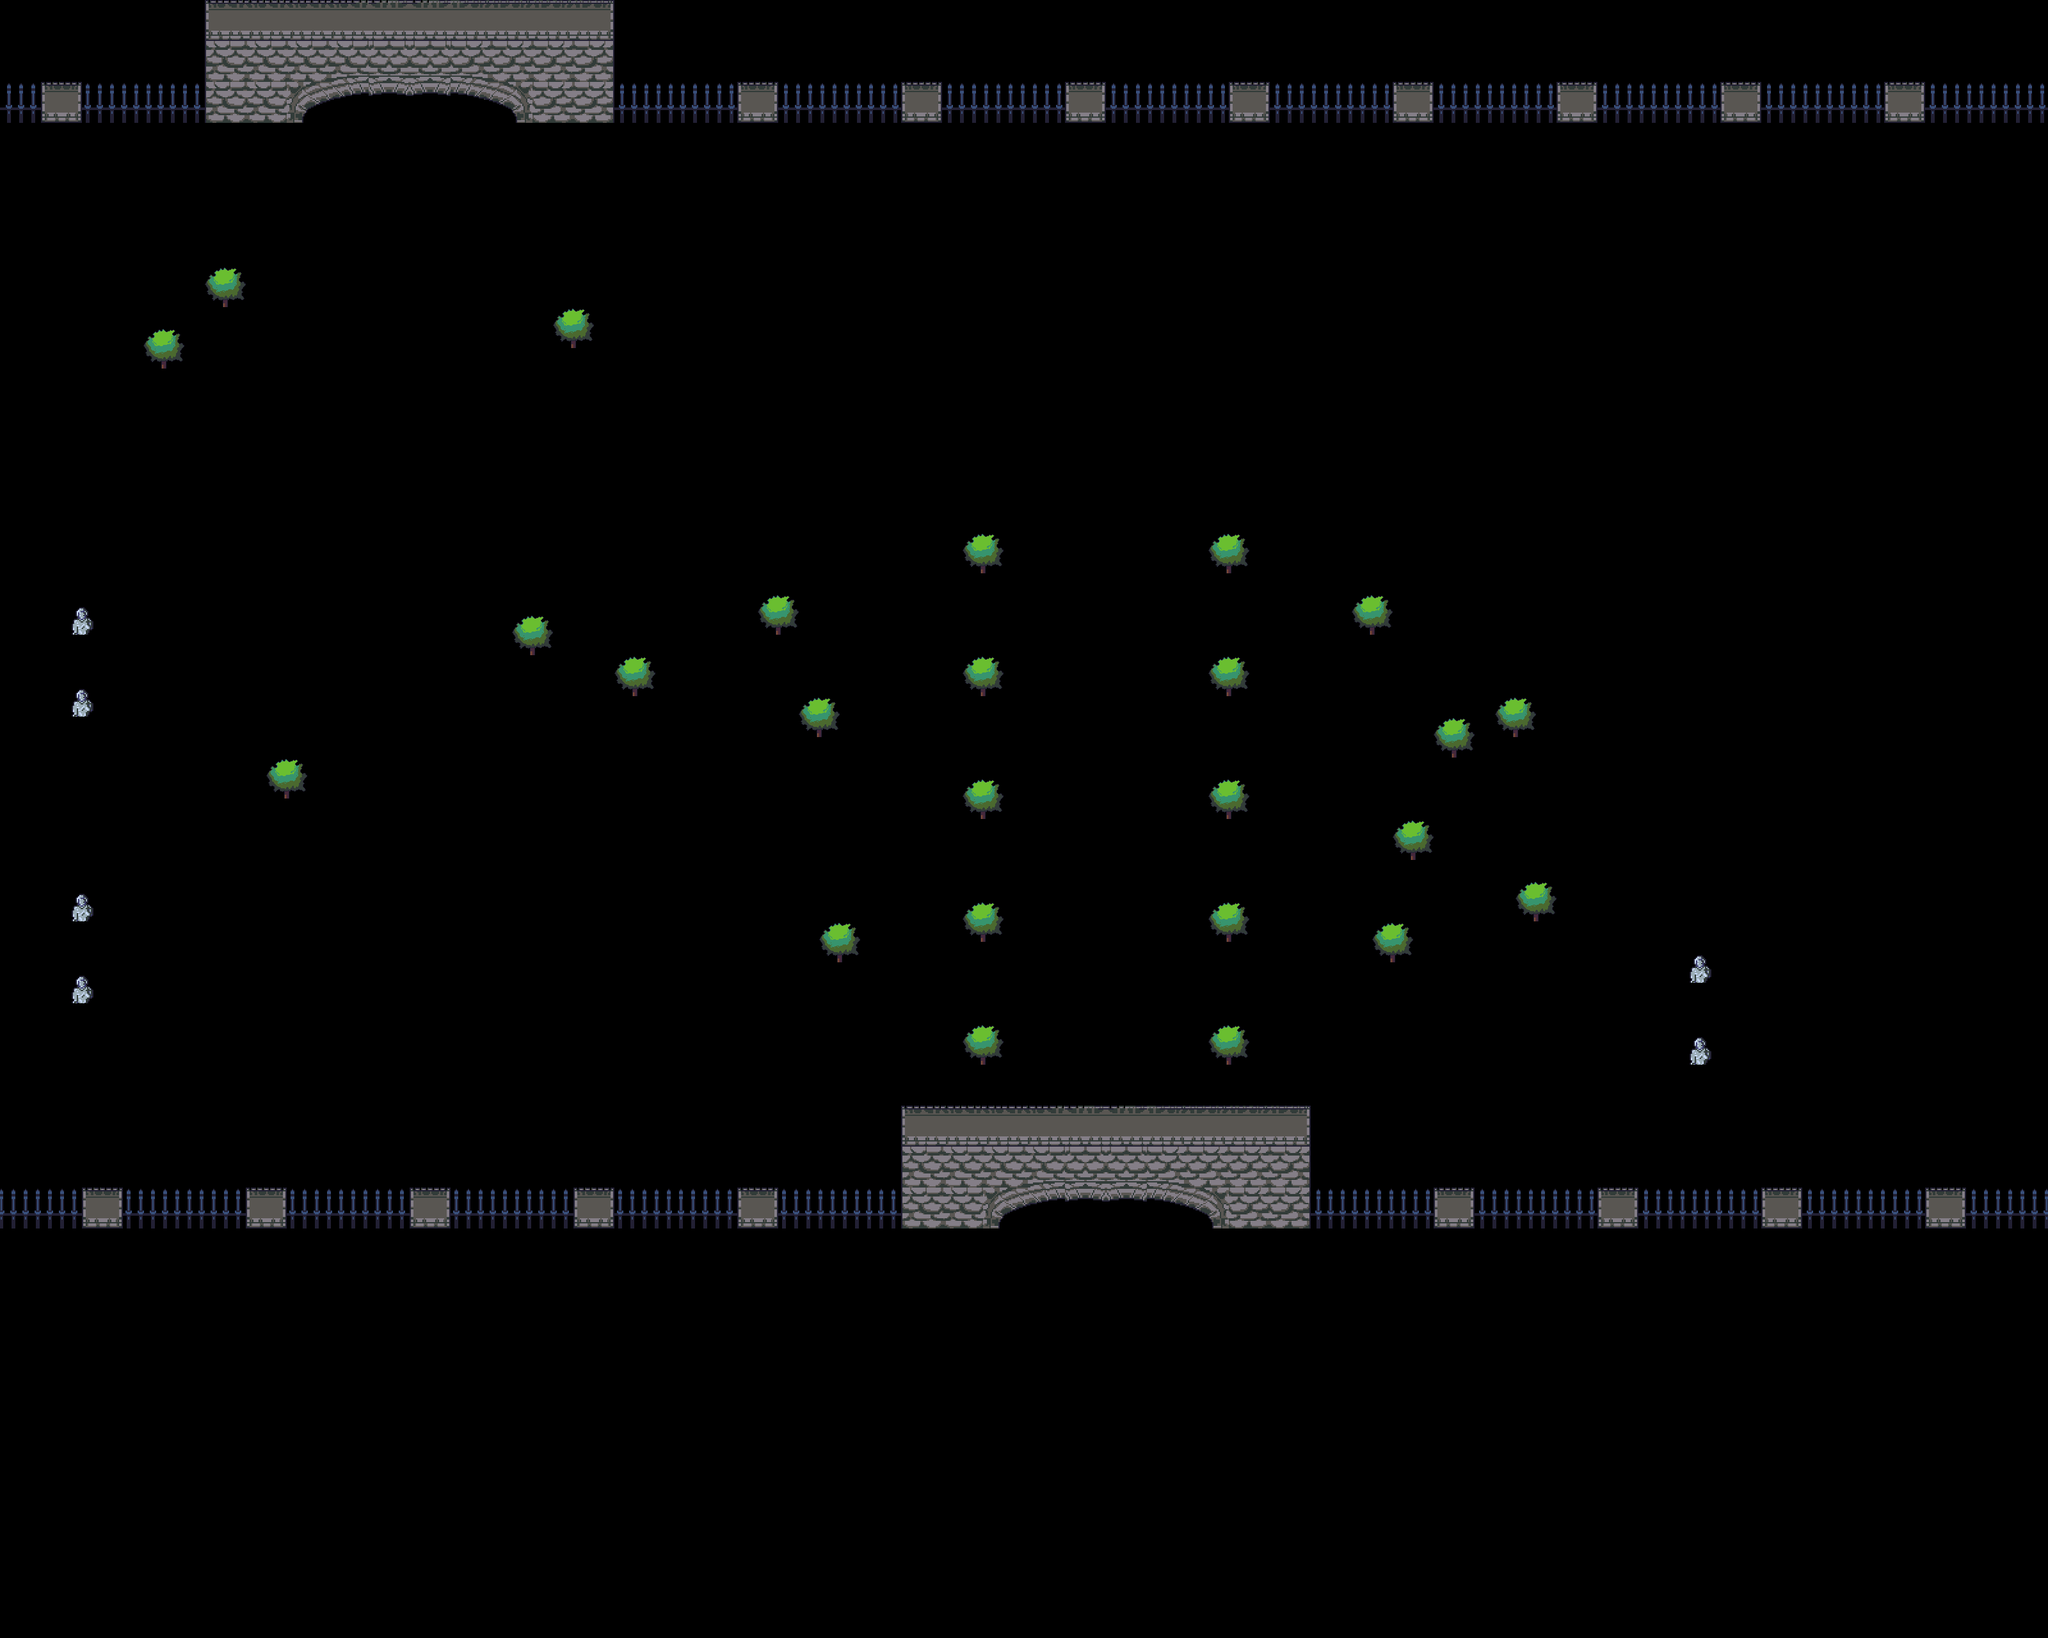

This is a level from a 2D game, rendered from its Tiled map with the project's own tilesets. A one-line summary and the map file follow, with tile-layer data summarised:
An orthogonal 100x80 tile map with 32x32 px tiles, 2 tile layers (Foreground, F2), 15 hidden layers not drawn, 5 tilesets and 1 object.

<map version="1.4" tiledversion="1.4.2" orientation="orthogonal" renderorder="right-down" width="100" height="80" tilewidth="32" tileheight="32" infinite="0" nextlayerid="27" nextobjectid="2">
 <tileset firstgid="1" source="../../tilesets/Gather Castle 0.x.tsx" />
 <tileset firstgid="1921" source="../../tilesets/Gather Games 0.x.tsx" />
 <tileset firstgid="2849" source="../../tilesets/Gather University 0.x.tsx" />
 <tileset firstgid="3313" source="Text.tsx" />
 <tileset firstgid="3513" source="../../tilesets/Gather Train 0.x.tsx" />
 <group id="17" name="Background" visible="0">
  <layer id="1" name="Ground / Blocking" width="100" height="80">
   <data>[8000 cells, 7851 non-empty, 85 distinct tile ids]</data>
  </layer>
  <layer id="4" name="Shadow" width="100" height="80">
   <data>[8000 cells, 90 non-empty, 7 distinct tile ids]</data>
  </layer>
  <layer id="2" name="Building Base" width="100" height="80">
   <data>[8000 cells, 1324 non-empty, 155 distinct tile ids]</data>
  </layer>
  <layer id="13" name="Building 1" width="100" height="80">
   <data>[8000 cells, 36 non-empty, 28 distinct tile ids]</data>
  </layer>
  <layer id="3" name="Building 2" width="100" height="80">
   <data>[8000 cells, 254 non-empty, 149 distinct tile ids]</data>
  </layer>
  <layer id="11" name="Building Border" width="100" height="80">
   <data>[8000 cells, 125 non-empty, 6 distinct tile ids]</data>
  </layer>
  <layer id="7" name="L0" width="100" height="80">
   <data>[8000 cells, 88 non-empty, 22 distinct tile ids]</data>
  </layer>
  <layer id="5" name="L1" width="100" height="80">
   <data>[8000 cells, 64 non-empty, 8 distinct tile ids]</data>
  </layer>
  <layer id="10" name="Wall" width="100" height="80">
   <data>[8000 cells, 768 non-empty, 86 distinct tile ids]</data>
  </layer>
  <group id="18" name="Portal Box">
   <layer id="23" name="Floor" width="100" height="80">
    <data>[8000 cells, 44 non-empty, 8 distinct tile ids]</data>
   </layer>
   <layer id="24" name="Floor 2" width="100" height="80">
    <data>[8000 cells, 3 non-empty, 1 distinct tile ids]</data>
   </layer>
   <layer id="22" name="Shadow" width="100" height="80" opacity="0.7">
    <data>[8000 cells, 6 non-empty, 4 distinct tile ids]</data>
   </layer>
   <layer id="19" name="Wall" width="100" height="80">
    <data>[8000 cells, 65 non-empty, 19 distinct tile ids]</data>
   </layer>
   <layer id="20" name="Wall 2" width="100" height="80">
    <data>[8000 cells, 37 non-empty, 21 distinct tile ids]</data>
   </layer>
   <layer id="25" name="Wall 3" width="100" height="80">
    <data>[8000 cells, 12 non-empty, 9 distinct tile ids]</data>
   </layer>
   <objectgroup id="21" name="Text">
    <object id="1" x="1152.12" y="2176.88" width="159.557" height="30.4486">
     <text wrap="1" color="#dddddd" halign="center" valign="center">Gather Central Station</text>
    </object>
   </objectgroup>
  </group>
 </group>
 <group id="16" name="Foreground">
  <layer id="8" name="Foreground" width="100" height="80">
   <data>[8000 cells, 758 non-empty, 130 distinct tile ids]</data>
  </layer>
  <layer id="15" name="F2" width="100" height="80">
   <data>[8000 cells, 2 non-empty, 2 distinct tile ids]</data>
  </layer>
 </group>
</map>
